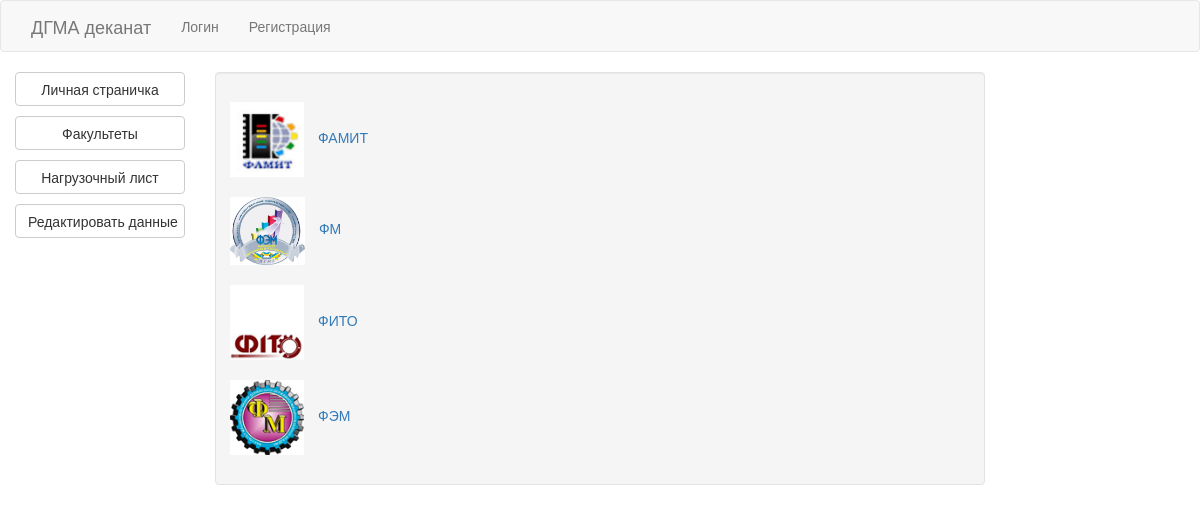
Page /facility on the committed database.
### models/facility.py (models this page shows, shortened)
class Facility(db.Model):
    id = db.Column(db.Integer, primary_key=True, autoincrement=True)
    name = db.Column(db.String(50))
    short_name = db.Column(db.String(15))
    image = db.Column(db.String(100))

### blueprints/facility.py (the view)
@facility.route('/facility')
def index():
    faculties = Facility.query.all()
    return render_template('facility/index/index.html', faculties=faculties)

### templates/facility/index/index.html
{% extends "professor_layout.html" %}
{% block professor_content %}
<div id="page">
    <div>
        {% for facility in faculties %}
            <div>
                <img src="{{  url_for('static', filename=facility.image) }}" style="max-height: 75px; max-width: 75px; margin: 10px">
                <a href="{{ url_for('facility_page.cathedras', id=facility.id) }}">{{ facility.short_name }}</a>
            </div>
        {% endfor %}
    </div>
</div>
{% endblock %}

### rows in the picture
Facility: image (picture), short_name "ФАМИТ"
Facility: image (picture), short_name "ФМ"
Facility: image (picture), short_name "ФИТО"
Facility: image (picture), short_name "ФЭМ"
